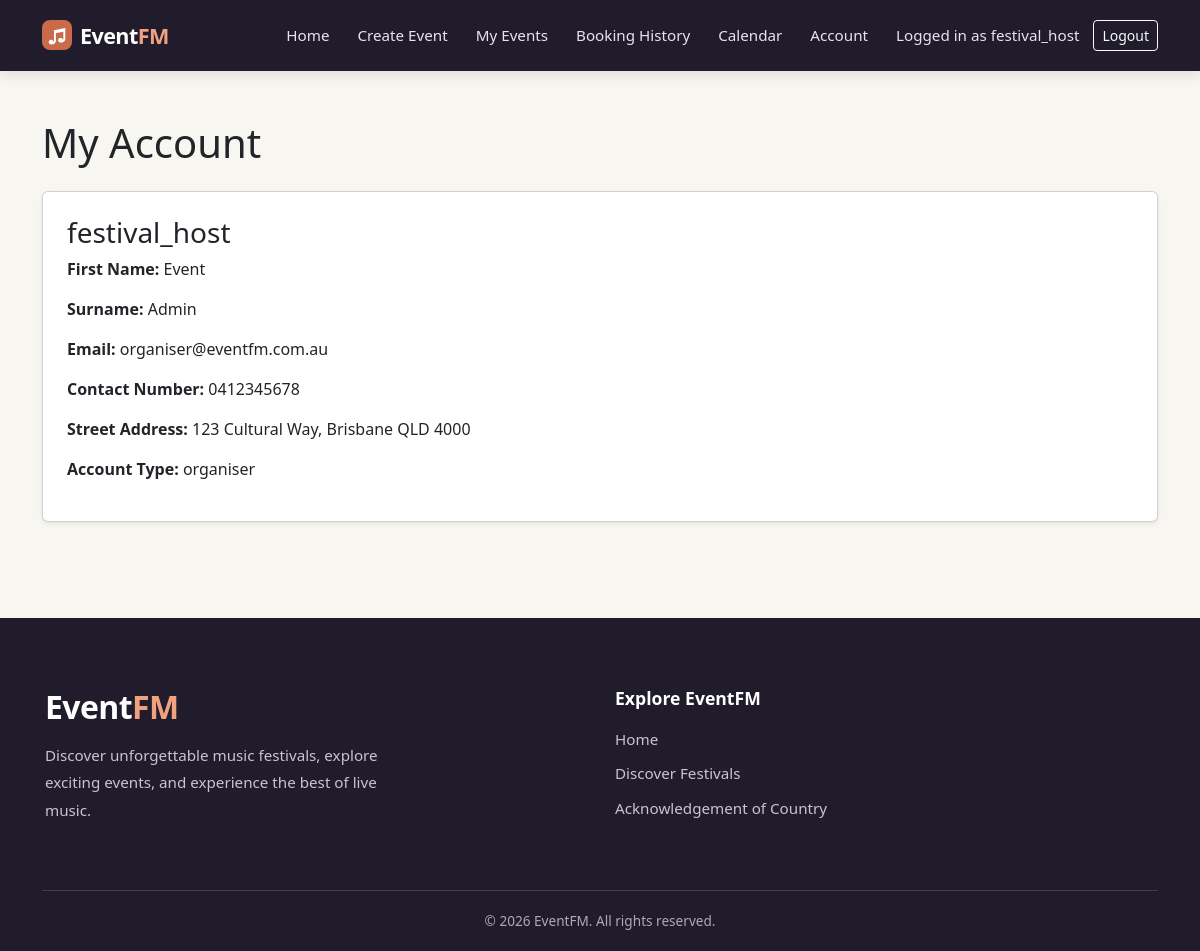
Screenshot of /profile (signed in) with the database file from the repository.
### website/models.py (models this page shows, shortened)
class User(db.Model, UserMixin):
    __tablename__ = 'users'
    id = db.Column(db.Integer, primary_key=True)
    name = db.Column(db.String(100), unique=True, nullable=False)
    first_name = db.Column(db.String(100), nullable=False)
    surname = db.Column(db.String(100), nullable=False)
    emailid = db.Column(db.String(100), unique=True, nullable=False)
    password_hash = db.Column(db.String(200), nullable=False)
    contact_number = db.Column(db.String(20), nullable=False)
    street_address = db.Column(db.String(200), nullable=False)
    user_type = db.Column(db.String(50), nullable=False)
    events = db.relationship('Event', backref='owner', lazy=True)
    comments = db.relationship('Comment', backref='author', lazy=True)
    orders = db.relationship('Order', backref='user', lazy=True)

### website/views.py (the view)
@main_bp.route('/profile')
@login_required
def profile():
    return render_template('profile.html')

### website/templates/profile.html
{% extends "base.html" %}
{% block content %}
<div class="container py-5">
    <h1 class="mb-4">My Account</h1>
    <div class="card shadow-sm">
        <div class="card-body p-4">
            <h3>{{ current_user.name }}</h3>
            <p><strong>First Name:</strong> {{ current_user.first_name }}</p>
            <p><strong>Surname:</strong> {{ current_user.surname }}</p>
            <p><strong>Email:</strong> {{ current_user.emailid }}</p>
            <p><strong>Contact Number:</strong> {{ current_user.contact_number }}</p>
            <p><strong>Street Address:</strong> {{ current_user.street_address }}</p>
            <p><strong>Account Type:</strong> {{ current_user.user_type }}</p>
        </div>
    </div>
</div>
{% endblock %}

### website/templates/base.html (shortened to what this page needs)
<html>
<head>
    <link href="https://cdn.jsdelivr.net/npm/bootstrap@5.3.2/dist/css/bootstrap.min.css" rel="stylesheet">
    <link href="https://cdn.jsdelivr.net/npm/bootstrap-icons@1.11.3/font/bootstrap-icons.min.css" rel="stylesheet">
    <link href="{{ url_for('static', filename='styles/style.css') }}" rel="stylesheet">
</head>
<body>
    <header>
        <nav class="navbar navbar-expand-md festival-navbar navbar-dark">
            <div class="container">
                <a class="navbar-brand eventfm-brand" href="{{ url_for('main.index') }}">
                    <span class="eventfm-logo-icon">♫</span>
                    <span>Event<span class="eventfm-brand-accent">FM</span></span>
                </a>
                <div class="collapse navbar-collapse" id="mainNavbar">
                    <div class="navbar-nav ms-auto align-items-md-center">
                        <a class="nav-link" href="{{ url_for('main.index') }}">Home</a>
                        {% if current_user.is_authenticated %}
                        <a class="nav-link" href="{{ url_for('main.create_event') }}">Create Event</a>
                        <a class="nav-link" href="{{ url_for('main.my_events') }}">My Events</a>
                        {% endif %}
                        <a class="nav-link" href="{{ url_for('main.booking_history') }}">Booking History</a>
                        <a class="nav-link" href="{{ url_for('main.festival_calendar') }}">Calendar</a>
                        {% if current_user.is_authenticated %}
                            <a class="nav-link" href="{{ url_for('main.profile') }}">Account</a>
                        {% endif %}
                        {% if current_user.is_authenticated %}
                            <span class="nav-link nav-user-name">Logged in as {{ current_user.name }}</span>
                            <a class="btn btn-outline-light btn-sm" href="{{ url_for('auth.logout') }}">Logout</a>
                        {% else %}
                            <a class="btn btn-light btn-sm ms-md-3 me-md-2" href="{{ url_for('auth.register') }}">Sign Up</a>
                            <a class="btn btn-outline-light btn-sm" href="{{ url_for('auth.login') }}">Log In</a>
                        {% endif %}
                    </div>
                </div>
            </div>
        </nav>
    </header>
    <main class="site-main">
    {% block content %}
    {% endblock %}
    </main>
    <footer class="site-footer eventfm-footer">
    <div class="container">
        <div class="row gy-4 align-items-start">
            <div class="col-md-6">
                <h3 class="eventfm-footer-brand">
                    Event<span>FM</span>
                </h3>
                <p class="eventfm-footer-description">
                    Discover unforgettable music festivals,
                    explore exciting events, and experience
                    the best of live music.
                </p>
            </div>
            <div class="col-md-6">
                <h5 class="eventfm-footer-heading">Explore EventFM</h5>
                <div class="eventfm-footer-links">
                    <a href="{{ url_for('main.index') }}">Home</a>
                    <a href="{{ url_for('main.index') }}">Discover Festivals</a>
                    <a href="{{ url_for('main.acknowledgement_guide') }}">Acknowledgement of Country</a>                </div>
            </div>
        </div>
        <div class="eventfm-footer-bottom">
            <p>&copy; 2026 EventFM. All rights reserved.</p>
        </div>
    </div>
    </footer>
</body>
</html>

### website/static/styles/style.css (style rules this page uses)
body { background-color: #F8F6F0; min-height: 100vh; display: flex; flex-direction: column; }
.site-main { flex: 1 0 auto; padding-bottom: 3rem; }
.container { padding-top: 30px; }
.col-md-6 { padding: 20px; border: 1px solid #cccccc; }
.site-footer { width: 100vw; position: relative; left: 50%; margin-left: -50vw; }
.festival-navbar { background-color: #C96A4A; }
header { position: sticky; top: 0; z-index: 1030; }
.festival-navbar { background-color: #201C2B; padding: 18px 0; box-shadow: 0 3px 14px rgba(0, 0, 0, 0.12); }
.festival-navbar .container { align-items: center; padding-top: 0; padding-bottom: 0; }
.festival-navbar .navbar-nav { align-items: center; }
.festival-navbar .eventfm-brand { display: inline-flex; align-items: center; gap: 8px; padding: 0; font-size: 1.35rem; font-weight: 600; line-height: 1; letter-spacing: -0.6px; color: #ffffff; text-decoration: none; }
.eventfm-logo-icon { display: inline-flex; align-items: center; justify-content: center; width: 30px; height: 30px; border-radius: 8px; background-color: #C96A4A; color: #ffffff; font-size: 1.2rem; line-height: 1; }
.eventfm-brand-accent { color: #F2A17F; }
.festival-navbar .nav-link { color: #E8E3ED; font-weight: 500; font-size: 0.95rem; padding: 6px 14px !important; border-radius: 8px; transition: background-color 0.2s ease, color 0.2s ease; }
.eventfm-footer { background-color: #201C2B; color: #ffffff; padding: 55px 0 20px; }
.eventfm-footer .container { padding-top: 0; }
.eventfm-footer .col-md-6 { border: none; padding: 15px; }
.eventfm-footer-brand { font-size: 2rem; font-weight: 600; letter-spacing: -0.6px; margin-bottom: 15px; }
.eventfm-footer-brand span { color: #F2A17F; }
.eventfm-footer-description { color: #C9C3D3; font-size: 0.95rem; font-weight: 500; line-height: 1.8; max-width: 380px; }
.eventfm-footer-heading { font-size: 1.1rem; font-weight: 600; margin-bottom: 18px; }
.eventfm-footer-links { display: flex; flex-direction: column; gap: 12px; }
.eventfm-footer-links a { color: #C9C3D3; text-decoration: none; font-size: 0.95rem; font-weight: 500; }
.eventfm-footer-bottom { border-top: 1px solid rgba(255, 255, 255, 0.15); margin-top: 35px; padding-top: 20px; text-align: center; }
.eventfm-footer-bottom p { color: #AFA8BB; font-size: 0.85rem; font-weight: 500; margin-bottom: 0; }

### rows the page displays
User: name "festival_host", first_name "Event", surname "Admin", emailid "organiser@eventfm.com.au", contact_number "0412345678", street_address "123 Cultural Way, Brisbane QLD 4000", user_type "organiser"
